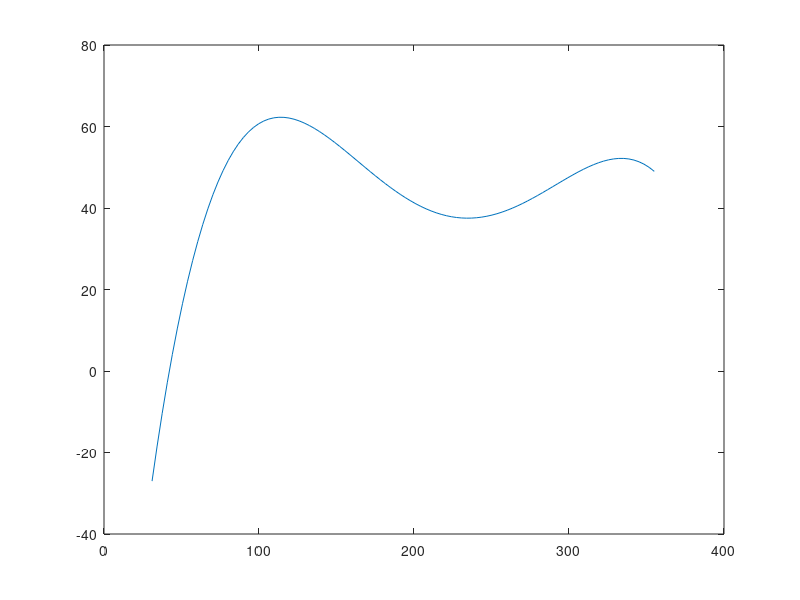

Write MATLAB code to recreate this figure.
clc, clear all
A=importdata('confined_270304-6-28-min.mat');

%%
C=cell(size(A,3),1);
XY=cell(size(A,3),1);
for i=1:size(A,3)
    clearvars rad kol gradX gradY
    [rad,kol] = find(255==A(:,:,i));
    XY{i}=[rad,kol];
    grad= diff(XY{i});
    C{i}=grad;
    %= abs(diff(i)-diff(i-1))
end

%%
clf
res=5
[rad,kol] = find(255==A(:,:,1));
X=length(kol);
grid=floor(X/res);
for i=1:res
    x(i)=grid*i;
    y(i)=rad(x(i))
end
p = polyfit(x,y,res-1);

x1 = linspace(min(kol),x(res));
y1 = polyval(p,x1);
plot(x1,y1)


